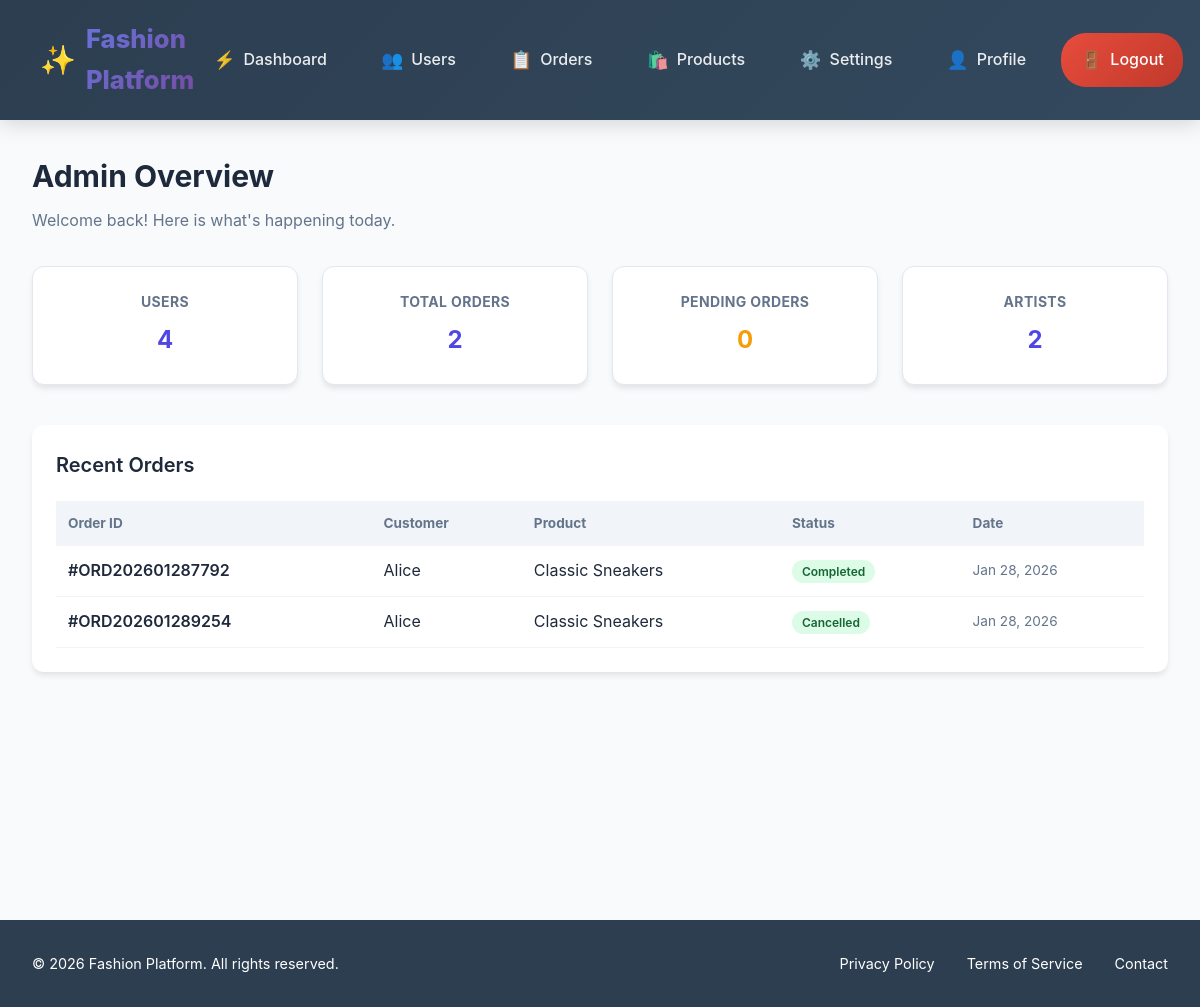
The page /admin/dashboard.php (signed in) on the database its author committed.
### tables this page shows
CREATE TABLE `orders` (
  `id` int(11) NOT NULL,
  `order_id` varchar(50) NOT NULL,
  `customer_id` int(11) NOT NULL,
  `artist_id` int(11) DEFAULT NULL,
  `product_id` int(11) NOT NULL,
  `customization_details` longtext DEFAULT NULL CHECK (json_valid(`customization_details`)),
  `reference_images` text DEFAULT NULL,
  `total_price` decimal(10,2) NOT NULL,
  `status` enum('pending','assigned','in_progress','review','approved','completed','cancelled') DEFAULT 'pending',
  `deadline` date DEFAULT NULL,
  `created_at` timestamp NOT NULL DEFAULT current_timestamp(),
  `updated_at` timestamp NOT NULL DEFAULT current_timestamp() ON UPDATE current_timestamp()
);

CREATE TABLE `users` (
  `id` int(11) NOT NULL,
  `name` varchar(100) NOT NULL,
  `email` varchar(100) NOT NULL,
  `password` varchar(255) NOT NULL,
  `role` enum('admin','artist','customer') NOT NULL,
  `phone` varchar(20) DEFAULT NULL,
  `address` text DEFAULT NULL,
  `profile_image` varchar(255) DEFAULT NULL,
  `is_active` tinyint(1) DEFAULT 1,
  `created_at` timestamp NOT NULL DEFAULT current_timestamp(),
  `updated_at` timestamp NOT NULL DEFAULT current_timestamp() ON UPDATE current_timestamp(),
  `is_approved` tinyint(1) DEFAULT 1
);

CREATE TABLE `products` (
  `id` int(11) NOT NULL,
  `category_id` int(11) DEFAULT NULL,
  `name` varchar(100) NOT NULL,
  `description` text DEFAULT NULL,
  `base_price` decimal(10,2) NOT NULL,
  `image` varchar(255) DEFAULT NULL,
  `featured` tinyint(1) DEFAULT 0,
  `customization_options` longtext DEFAULT NULL CHECK (json_valid(`customization_options`)),
  `is_active` tinyint(1) DEFAULT 1,
  `created_at` timestamp NOT NULL DEFAULT current_timestamp(),
  `contact_info` varchar(255) DEFAULT NULL
);

### admin/dashboard.php (the view, shortened to what this page needs)
<?php
require_once '../config/database.php';
$stats = [];
$queries = [
    'total_users' => "SELECT COUNT(*) as count FROM users",
    'total_orders' => "SELECT COUNT(*) as count FROM orders",
    'pending_orders' => "SELECT COUNT(*) as count FROM orders WHERE status = 'pending'",
    'total_artists' => "SELECT COUNT(*) as count FROM users WHERE role = 'artist'",
    'pending_artists' => "SELECT COUNT(*) as count FROM users WHERE role = 'artist' AND is_approved = 0"
];
foreach ($queries as $key => $query) {
    $stmt = $db->prepare($query);
    $stmt->execute();
    $stats[$key] = $stmt->fetch(PDO::FETCH_ASSOC)['count'];
}
$query = "SELECT o.order_id, u.name as customer_name, p.name as product_name, o.status, o.created_at
          FROM orders o
          JOIN users u ON o.customer_id = u.id
          JOIN products p ON o.product_id = p.id
          ORDER BY o.created_at DESC LIMIT 10";
$stmt = $db->prepare($query);
$stmt->execute();
$recent_orders = $stmt->fetchAll(PDO::FETCH_ASSOC);
include '../includes/header.php';
?>
<div class="dashboard-wrapper">
    <main class="content-area">
        <header class="dashboard-header">
            <h1>Admin Overview</h1>
            <p style="color: var(--text-muted)">Welcome back! Here is what's happening today.</p>
        </header>
        <div class="stats-grid">
            <div class="stat-card">
                <h3>Users</h3>
                <p><?php echo $stats['total_users']; ?></p>
            </div>
            <div class="stat-card">
                <h3>Total Orders</h3>
                <p><?php echo $stats['total_orders']; ?></p>
            </div>
            <div class="stat-card">
                <h3>Pending Orders</h3>
                <p style="color: var(--warning)"><?php echo $stats['pending_orders']; ?></p>
            </div>
            <div class="stat-card">
                <h3>Artists</h3>
                <p><?php echo $stats['total_artists']; ?></p>
            </div>
        </div>
        <div style="display: grid; grid-template-columns: 1fr; gap: 2rem;">
            <section class="section-card">
                <div class="section-title">Recent Orders</div>
                <table class="data-table">
                    <thead>
                        <tr>
                            <th>Order ID</th>
                            <th>Customer</th>
                            <th>Product</th>
                            <th>Status</th>
                            <th>Date</th>
                        </tr>
                    </thead>
                    <tbody>
                        <?php foreach ($recent_orders as $order): ?>
                        <tr>
                            <td style="font-weight: 600;">#<?php echo $order['order_id']; ?></td>
                            <td><?php echo $order['customer_name']; ?></td>
                            <td><?php echo $order['product_name']; ?></td>
                            <td>
                                <span class="badge badge-<?php echo ($order['status'] == 'pending') ? 'pending' : 'success'; ?>">
                                    <?php echo $order['status']; ?>
                                </span>
                            </td>
                            <td style="color: var(--text-muted); font-size: 0.85rem;">
                                <?php echo date('M j, Y', strtotime($order['created_at'])); ?>
                            </td>
                        </tr>
                        <?php endforeach; ?>
                    </tbody>
                </table>
            </section>
        </div>
    </main>
</div>
<?php include '../includes/footer.php'; ?>

### assets/css/style.css (style rules this page uses)
* { margin: 0; padding: 0; box-sizing: border-box; }
body { font-family: 'Arial', sans-serif; line-height: 1.6; color: #333; background-color: #f8f9fa; }
.stats-grid { display: grid; grid-template-columns: repeat(auto-fit, minmax(250px, 1fr)); gap: 20px; margin-bottom: 30px; }
.stat-card { background: white; padding: 30px; border-radius: 10px; box-shadow: 0 2px 10px rgba(0,0,0,0.1); text-align: center; }
.stat-card h3 { color: #7f8c8d; font-size: 14px; margin-bottom: 10px; text-transform: uppercase; }
.stat-card p { font-size: 36px; font-weight: bold; color: #2c3e50; }

### admin/dashboard.php (style rules this page uses)
:root { --primary: #4f46e5; --bg-body: #f8fafc; --text-main: #1e293b; --text-muted: #64748b; --white: #ffffff; --success: #22c55e; --danger: #ef4444; --warning: #f59e0b; --shadow: 0 4px 6px -1px rgb(0 0 0 / 0.1); }
body { background-color: var(--bg-body); font-family: 'Inter', sans-serif; color: var(--text-main); }
.dashboard-wrapper { display: flex; min-height: 100vh; }
.content-area { flex: 1; padding: 2rem; max-width: 1200px; margin: 0 auto; width: 100%; }
.dashboard-header { margin-bottom: 2rem; }
.dashboard-header h1 { font-size: 1.875rem; font-weight: 700; margin-bottom: 0.5rem; }
.stats-grid { display: grid; grid-template-columns: repeat(auto-fit, minmax(200px, 1fr)); gap: 1.5rem; margin-bottom: 2.5rem; }
.stat-card { background: var(--white); padding: 1.5rem; border-radius: 12px; box-shadow: var(--shadow); border: 1px solid #e2e8f0; }
.stat-card h3 { color: var(--text-muted); font-size: 0.875rem; text-transform: uppercase; letter-spacing: 0.025em; margin-bottom: 0.5rem; }
.stat-card p { font-size: 1.5rem; font-weight: 700; color: var(--primary); }
.section-card { background: var(--white); border-radius: 12px; box-shadow: var(--shadow); padding: 1.5rem; margin-bottom: 2rem; overflow: hidden; }
.section-title { font-size: 1.25rem; font-weight: 600; margin-bottom: 1.25rem; display: flex; align-items: center; justify-content: space-between; }
.data-table { width: 100%; border-collapse: collapse; text-align: left; }
.data-table th { background: #f1f5f9; padding: 12px; font-size: 0.85rem; color: var(--text-muted); }
.data-table td { padding: 12px; border-bottom: 1px solid #f1f5f9; }
.badge { padding: 4px 10px; border-radius: 20px; font-size: 0.75rem; font-weight: 600; text-transform: capitalize; }
.badge-success { background: #dcfce7; color: #166534; }

### rows shown on the page
orders: order "ORD202601287792", customer.name "Alice", product.name "Classic Sneakers", status "Completed", created_at "Jan 28, 2026"
orders: order "ORD202601289254", customer.name "Alice", product.name "Classic Sneakers", status "Cancelled", created_at "Jan 28, 2026"

### other values the page prints
$stats['total_users'] "4"
$stats['total_orders'] "2"
$stats['pending_orders'] "0"
$stats['total_artists'] "2"
